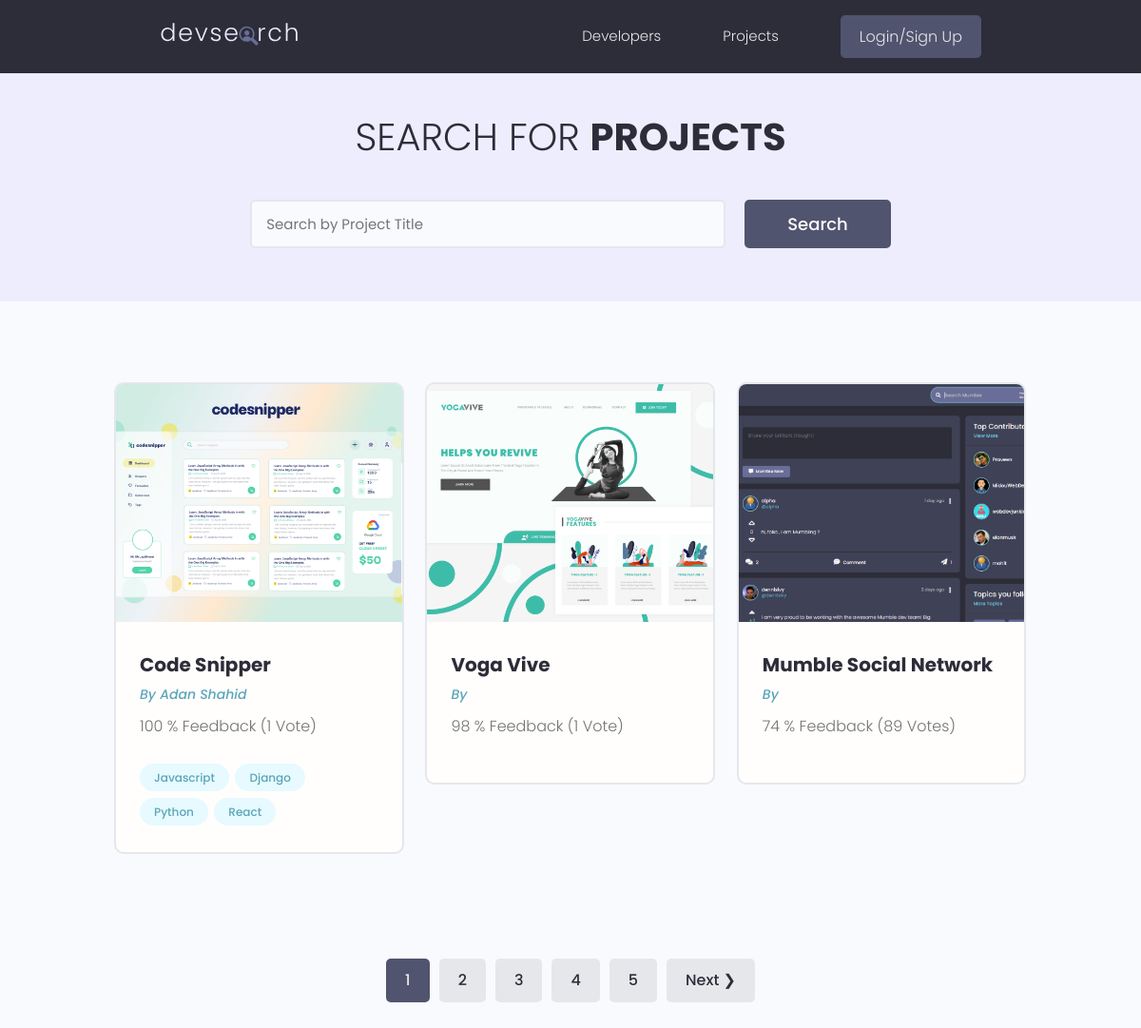
/projects/, run on the app's committed database.
### myapp/models.py (models this page shows, shortened)
class Project(models.Model):
    owner = models.ForeignKey(Profile,null = True, blank=True,
                               on_delete=models.SET_NULL )
    title = models.CharField(max_length=200)
    description = models.TextField(null = True, blank=True)
    featured_image = models.ImageField(null=True, blank= True, default='default.jpg')
    demo_link = models.CharField(max_length=2000, null=True, blank= True)
    source_link = models.CharField(max_length=2000, null=True, blank= True)
    tags = models.ManyToManyField('Tag',blank=True)
    vote_total = models.IntegerField(default=0, null=True, blank=True)
    vote_ratio = models.IntegerField(default=0, null=True, blank=True)
    created = models.DateTimeField(auto_now_add=True)
    id = models.UUIDField(default=uuid.uuid4, unique=True, primary_key=True, editable=False)
    class Meta:
        ordering = ['-vote_ratio', '-vote_total', 'title']

class Tag(models.Model):
    name = models.CharField(max_length=200)
    created = models.DateTimeField(auto_now_add=True)
    id = models.UUIDField(default=uuid.uuid4, unique=True, primary_key=True, editable=False)
    def __str__(self):
        return self.name

### users/models.py (models this page shows, shortened)
class Profile(models.Model):
    user = models.OneToOneField(User, on_delete=models.CASCADE, null=True, blank=True)
    username = models.CharField(max_length=200, blank=True, null=True)
    location = models.CharField(max_length=200, blank=True, null=True)
    name = models.CharField(max_length=200, blank=True, null=True)
    email = models.EmailField(max_length=500, blank=True, null=True,)
    short_intro = models.CharField(max_length=200, blank=True, null=True)
    bio = models.TextField(blank=True, null=True)
    profile_image = models.ImageField(null=True, blank=True, upload_to='profiles/', default= "profiles/user-default.png")
    social_github = models.CharField(max_length=200, blank=True, null=True)
    social_twitter = models.CharField(max_length=200, blank=True, null=True)
    social_youtube = models.CharField(max_length=200, blank=True, null=True)
    social_linkedin = models.CharField(max_length=200, blank=True, null=True)
    social_website = models.CharField(max_length=200, blank=True, null=True)
    created = models.DateTimeField(auto_now_add=True)
    id = models.UUIDField(default=uuid.uuid4, unique=True, primary_key=True, editable=False)

### myapp/views.py (the view)
# urls.py: path('', views.projects, name="projects"),
def projects(request):
    projects, text = searchProject(request)
    custom_range, projects = paginateProjects(request, projects, 3)
    context = {'projects':projects, 'text':text,
              'custom_range':custom_range}
    return render(request,'index.html', context)

### myapp/utils.py (called while the page is built)
def paginateProjects(request, projects, results):
    page = request.GET.get('page')
    paginator = Paginator(projects, results)
    try:
        projects = paginator.page(page)
    except PageNotAnInteger:
        page = 1
        projects = paginator.page(page)
    except EmptyPage:
        page = paginator.num_pages
        projects = paginator.page(page)
    leftIndex = (int(page) - 4)
    if leftIndex < 1:
        leftIndex = 1
    rightIndex = (int(page) + 5)
    if rightIndex > paginator.num_pages:
        rightIndex = paginator.num_pages + 1
    custom_range = range(leftIndex,rightIndex)
    return custom_range, projects

def searchProject(request):
    text = ''
    if request.GET.get('text'):
        text = request.GET.get('text')
    tags = Tag.objects.filter(name__icontains=text)
    projects = Project.objects.distinct().filter(Q(title__icontains=text) |
                                      Q(description__icontains=text) |
                                      Q(owner__name__icontains=text) |
                                      Q(tags__in=tags)
                                      )
    return projects, text

### templates/index.html (shortened to what this page needs)
{% extends 'main.html' %}

### templates/main.html (shortened to what this page needs)
{% load static %}
<!DOCTYPE html>
<html lang="en">
<head>
    <link rel="stylesheet" href="https://cdn.iconmonstr.com/1.3.0/css/iconmonstr-iconic-font.min.css" />
    <link rel="stylesheet" href="{% static 'uikit/styles/uikit.css' %}" />
    <link rel="stylesheet" href="{% static 'styles/app.css' %}" />
</head>
<body>
    {% include 'navbar.html' %}
    {% block content1 %}
<main class="projects">
    <section class="hero-section text-center">
      <div class="container container--narrow">
        <div class="hero-section__box">
          <h2>Search for <span>Projects</span></h2>
        </div>
        <div class="hero-section__search">
          <form id="searchForm" class="form" action="{% url 'projects' %}" method="get">
            <div class="form__field">
              <input class="input input--text" id="formInput#search" type="text" name="text"
                value="{{text}}"  placeholder="Search by Project Title" />
            </div>
            <input class="btn btn--sub btn--lg" type="submit" value="Search" />
          </form>
        </div>
      </div>
    </section>
    <section class="projectsList">
      <div class="container">
        <div class="grid grid--three">
            {% for project in projects %}
          <div class="column">
            <div class="card project">
              <a href="{% url 'project' project.id %}" class="project">
                <img class="project__thumbnail" src="{{project.featured_image.url}}" alt="project thumbnail" />
                <div class="card__body">
                  <h3 class="project__title">{{project.title}}</h3>
                  <p><a class="project__author" href="{% url 'project' project.id %}">By {{project.owner.name}}</a></p>
                  <p class="project--rating">
                     {{project.vote_ratio}} %
                    Feedback ({{project.vote_total}} Vote{{project.vote_total|pluralize:"s"}})
                  </p>
                  <div class="project__tags">
                    {% for tag in project.tags.all %}
                    <span class="tag tag--pill tag--main">
                      <small>{{tag}}</small>
                    </span>
                    {% endfor %}
                  </div>
                </div>
              </a>
            </div>
          </div>
          {% endfor %}
        </div>
      </div>
    </section>
{% include 'pagination.html' with queryset=projects custom_range=custom_range %}
    {% endblock content1 %}
  </main>
</body>
</html>

### static/styles/app.css (style rules this page uses)
:root { --color-sub: #2d2d39; }
.btn--sub { background-color: var(--color-sub-light); }
.card { border: 2px solid var(--color-light); }
img { width: 100%; }
.hero-section { height: 40vh; display: flex; align-items: center; background-color: var(--color-sub); }
.hero-section__box { margin-bottom: 4rem; }
.hero-section__box > h2, .hero-section__box > h2 > span { font-size: 4rem; color: var(--color-light); line-height: 1.3; text-transform: uppercase; }
.hero-section__box > h2 { font-weight: 300; }
.hero-section__box > h2 > span { font-weight: 700; }
.hero-section__search > .form { display: flex; align-items: center; justify-content: center; gap: 2rem; }
.hero-section__search > .form input.input--text { width: 50rem; }
.project__author { font-size: 1.4rem; font-style: italic; }
.project--rating { margin-bottom: 1.6em; margin-top: .5em; }
.projects > .hero-section { background: var(--color-sub-lighter); height: 30vh; }
.projects .hero-section__box { margin-bottom: 2.5rem; }
.projects .hero-section__box > h2 { color: var(--color-sub); }
.projects .hero-section__box > h2 > span { font-weight: 700; color: var(--color-sub); }
.projectsList { margin-top: 8rem; }
.project__thumbnail { height: 25rem; object-fit: cover; object-position: top center; }
.project__title { font-size: 2rem; font-weight: 700; color: var(--color-sub); }

### static/uikit/styles/modules/_variables.css (style rules this page uses)
:root { --color-main: #5aa5b9; --color-main-light: #e6faff; --color-sub: #3f4156; --color-sub-light: #51546e; --color-sub-lighter: #ededfd; --color-text: #737373; --color-gray: #8b8b8b; --color-light: #e5e7eb; --color-light-gray: #767676; --color-bg: #f8fafd; --color-white: #fffefd; --color-white-light: #f3f3f3; --color-success: #359e64; --color-success-bg: #def8e8; --color-error: #fc4b0b; --color-error-bg: #fff2ee; --font-base: 'Poppins', arial, helvetica, 'Segoe UI', roboto, ubuntu, sans-serif; --font-monospace: 'Fira Code', 'Courier New', courier, monospace; --font-regular: 300; --font-medium: 500; --font-bold: 700; --generic-shadow: 1px 1px 5px #00000010; --generic-transition: all 0.3s ease-in-out; }

### static/uikit/styles/modules/_base.css (style rules this page uses)
* { margin: 0; padding: 0; box-sizing: border-box; text-rendering: optimizeLegibility; color: inherit; font-size: inherit; }
html { font-size: 50%; }
@media only screen and (min-width: 480px) { html { font-size: 56.25%; } }
@media only screen and (min-width: 1200px) { html { font-size: 62.5%; } }
body { line-height: 1.6; font-weight: 400; font-size: 1.5rem; color: var(--color-text); background-color: var(--color-bg); min-height: 100vh; }

### static/uikit/styles/modules/_typography.css (style rules this page uses)
* { font-family: var(--font-base); }
h2 { font-size: 3.6rem; font-weight: var(--font-bold); }
h3 { font-size: 3.2rem; font-weight: var(--font-medium); }
p, span, strong { font-size: 1.6rem; color: var(--color-text); font-weight: var(--font-regular); }
a { padding-bottom: 2px; text-decoration: none; display: inline-block; color: var(--color-main); font-weight: var(--font-medium); }

### static/uikit/styles/modules/_utilities.css (style rules this page uses)
.container { width: 92%; max-width: 165rem; margin: 0 auto; box-sizing: border-box; }
.container--narrow { width: 92%; max-width: 120rem; }
@media screen and (min-width: 1000px) { .container { width: 90%; } }
@media screen and (min-width: 1000px) { .container--narrow { width: 85%; } }
@media screen and (min-width: 1200px) { .container { width: 80%; } }
@media screen and (min-width: 1200px) { .container--narrow { width: 72%; } }
.text-center { text-align: center; }

### static/uikit/styles/modules/_button.css (style rules this page uses)
.btn { display: inline-block; position: relative; cursor: pointer; background-color: var(--color-light); font-weight: var(--font-medium); color: var(--color-sub); text-decoration: none; padding: 1rem 2rem; border-radius: 0.5rem; border: none; width: -webkit-fit-content; width: -moz-fit-content; width: fit-content; height: -webkit-fit-content; height: -moz-fit-content; height: fit-content; font-size: 1.6rem; outline-width: 0; outline-color: transparent; -webkit-backface-visibility: hidden; backface-visibility: hidden; transition: all 0.3s ease-in-out; }
.btn--sub { background-color: var(--color-sub); color: var(--color-white); }
.btn--lg { font-size: 1.8rem; padding: 1.2rem 4.5rem; }

### static/uikit/styles/modules/_card.css (style rules this page uses)
.card { border-radius: 1rem; background-color: var(--color-white); border: 1.5px solid var(--color-light); width: auto; height: auto; margin-top: 0.5rem; margin-bottom: 0.5rem; overflow: hidden; }
.card__body, .card__header { padding: 2rem 2.5rem; }

### data on the page
Project: featured_image (picture), title "Code Snipper", owner.name "Adan Shahid", vote_ratio "100", vote_total "1"
Tag: name "Javascript"
Tag: name "Django"
Tag: name "Python"
Tag: name "React"
Project: featured_image (picture), title "Voga Vive", vote_ratio "98", vote_total "1"
Project: featured_image (picture), title "Mumble Social Network", vote_ratio "74", vote_total "89"

### other printed values
{{ page }} "1"
{{ page }} "2" "3" "4" "5"
